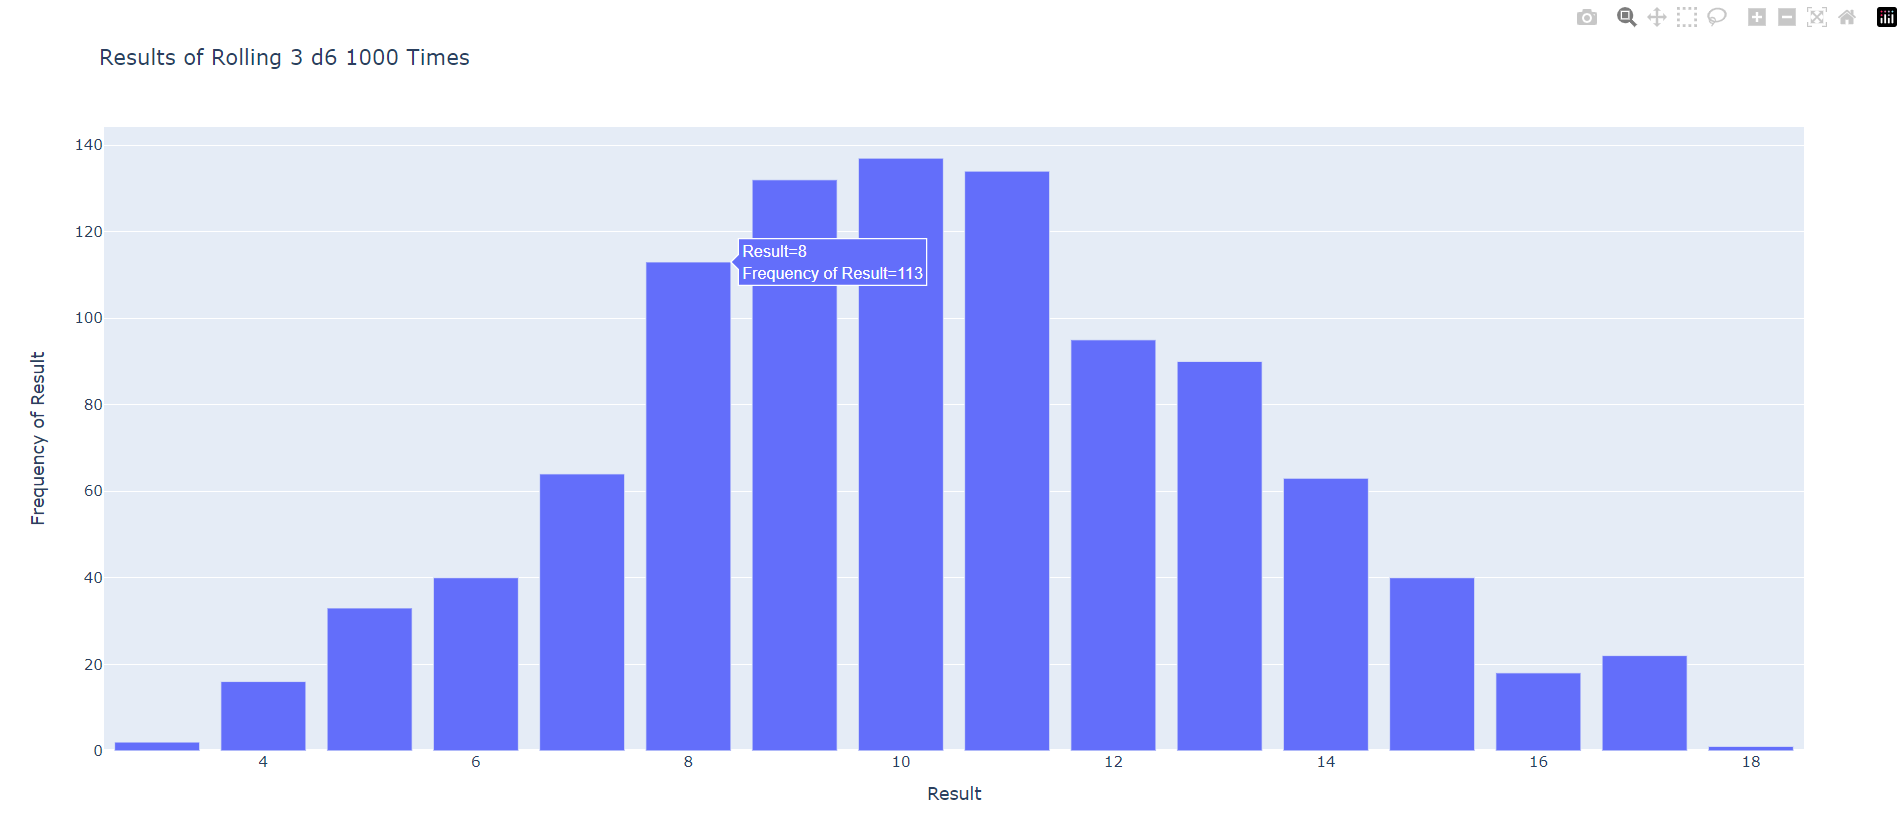

This figure's Python source:
# 15-7

import plotly.express as px

from die import Die


# Create a D6.
die_1 = Die()
die_2 = Die()
die_3 = Die()

# Make some rolls, and store results in a list.
results = []
for roll_num in range(1000):
    result = die_1.roll() + die_2.roll() + die_3.roll()
    results.append(result)

# Analyze the results.
frequencies = []
max_result = die_1.num_sides + die_2.num_sides + die_3.num_sides
poss_results = range(3, max_result+1)
for value in poss_results:
    frequency = results.count(value)
    frequencies.append(frequency)

# Visualize the results.
title = "Results of Rolling 3 d6 1000 Times"
labels = {'x': 'Result', 'y': 'Frequency of Result'}
fig = px.bar(x=poss_results, y=frequencies, title=title, labels=labels)
fig.show()
